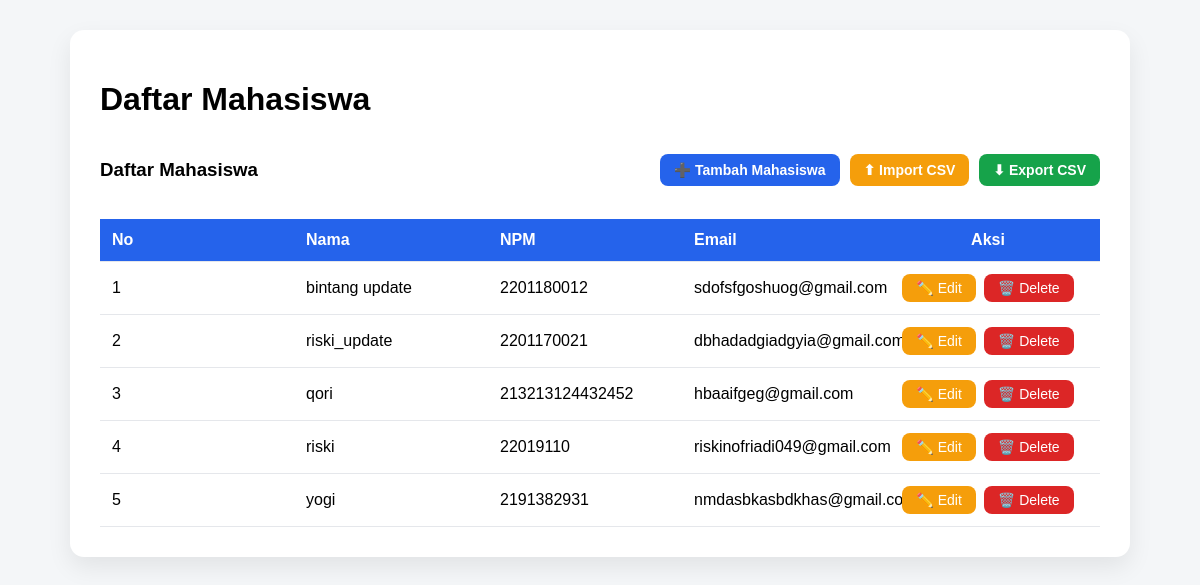
Screenshot of /mahasiswa/ with the database file from the repository.
### mahasiswa/models.py (models this page shows, shortened)
class Mahasiswa(models.Model):
    nama = models.CharField(max_length=100)
    npm = models.CharField(max_length=20, unique=True)
    email = models.EmailField(unique=True)

### mahasiswa/views.py (the view)
# urls.py: path('mahasiswa/', views.mahasiswa_list, name='mahasiswa_list'),
def mahasiswa_list(request):
    mahasiswa = Mahasiswa.objects.all()
    return render(request, 'mahasiswa/home.html', {
        'mahasiswa': mahasiswa
    })

### mahasiswa/templates/mahasiswa/home.html (shortened to what this page needs)
{% extends 'mahasiswa/base.html' %}
{% block content %}
<h1>Daftar Mahasiswa</h1>
<div class="toolbar">
  <div class="toolbar-left">
    <h3>Daftar Mahasiswa</h3>
  </div>
  <div class="toolbar-right">
    <a href="{% url 'input_mahasiswa' %}" class="btn btn-primary">
      ➕ Tambah Mahasiswa
    </a>
    <a href="{% url 'import_csv' %}" class="btn btn-warning">
      ⬆ Import CSV
    </a>
    <a href="{% url 'export_csv' %}" class="btn btn-success">
      ⬇ Export CSV
    </a>
  </div>
</div>
<table class="table-mahasiswa">
  <thead>
    <tr>
      <th>No</th>
      <th>Nama</th>
      <th>NPM</th>
      <th>Email</th>
      <th class="aksi">Aksi</th>
    </tr>
  </thead>
  <tbody>
    {% for m in mahasiswa %}
    <tr>
      <td>{{ forloop.counter }}</td>
      <td>{{ m.nama }}</td>
      <td>{{ m.npm }}</td>
      <td>{{ m.email }}</td>
      <td class="aksi">
        <div class="aksi-wrapper">
          <a href="{% url 'edit_mahasiswa' m.id %}" class="btn-edit">
            ✏️ Edit
          </a>
          <form method="post"
                action="{% url 'delete_mahasiswa' m.id %}"
                onsubmit="return confirm('Yakin ingin menghapus mahasiswa ini?')">
            <button type="submit" class="btn-delete">
              🗑️ Delete
            </button>
          </form>
        </div>
      </td>
    </tr>
    {% empty %}
    <tr>
      <td colspan="5" style="text-align:center;">
        Belum ada data mahasiswa
      </td>
    </tr>
    {% endfor %}
  </tbody>
</table>
{% endblock %}

### mahasiswa/templates/mahasiswa/base.html (shortened to what this page needs)
<!DOCTYPE html>
<html lang="id">
<head>
</head>
<body>
  <div class="container">
    {% block content %}{% endblock %}
  </div>
</body>
</html>

### mahasiswa/templates/mahasiswa/base.html (style rules this page uses)
body { font-family: Arial, sans-serif; background: #f4f6f8; margin: 0; padding: 30px; }
.container { max-width: 1000px; margin: auto; background: #fff; padding: 30px; border-radius: 14px; box-shadow: 0 10px 25px rgba(0,0,0,.08); }
table { width: 100%; border-collapse: collapse; table-layout: fixed; }
th, td { padding: 12px; border-bottom: 1px solid #e5e7eb; text-align: left; }
th { background: #2563eb; color: white; }
th.aksi, td.aksi { width: 200px; text-align: center; }
.aksi-wrapper { display: inline-flex; gap: 8px; justify-content: center; align-items: center; }
.btn { display: inline-flex; align-items: center; gap: 6px; padding: 8px 14px; border-radius: 8px; font-size: 14px; font-weight: 600; text-decoration: none; color: white; border: none; cursor: pointer; }
.btn-primary { background: #2563eb; }
.btn-warning { background: #f59e0b; }
.btn-success { background: #16a34a; }
.btn-edit { background: #f59e0b; color: white; padding: 6px 14px; border-radius: 8px; text-decoration: none; font-size: 14px; }
.btn-delete { background: #dc2626; color: white; padding: 6px 14px; border-radius: 8px; border: none; cursor: pointer; font-size: 14px; }
.toolbar { display: flex; justify-content: space-between; align-items: center; margin-bottom: 20px; }
.toolbar-right { display: flex; gap: 10px; }

### rows the page displays
Mahasiswa: nama "bintang update", npm "2201180012", email "sdofsfgoshuog@gmail.com"
Mahasiswa: nama "riski_update", npm "2201170021", email "dbhadadgiadgyia@gmail.com"
Mahasiswa: nama "qori", npm "213213124432452", email "hbaaifgeg@gmail.com"
Mahasiswa: nama "riski", npm "22019110", email "riskinofriadi049@gmail.com"
Mahasiswa: nama "yogi", npm "2191382931", email "nmdasbkasbdkhas@gmail.com"
